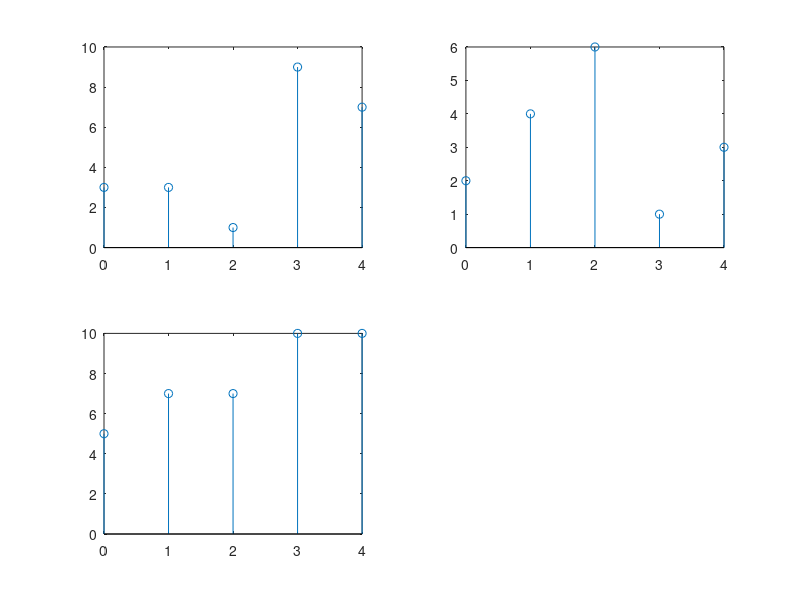

MATLAB code to generate this figure:
clc ;
clear all;
close all;
t=0:4
a=[3,3,1,9,7];
subplot(2,2,1);
stem(t,a);
b=[2,4,6,1,3];
subplot(2,2,2);
stem(t,b);
c=a+b;
subplot(2,2,3);
stem(t,c);